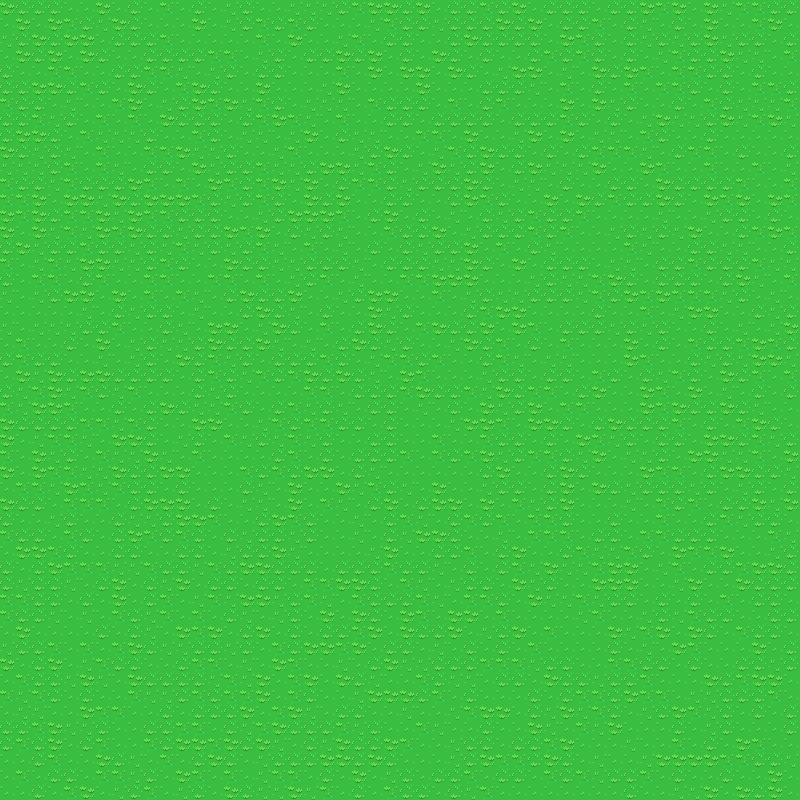

Below is a game level as drawn by its tile map, then a one-line description and the .tmx that defines it (tile-layer data replaced by summaries):
An orthogonal 50x50 tile map with 16x16 px tiles, 9 tile layers (Base, Cliff, Objects 1, Plants 1, ...).

<map version="1.0.0" orientation="orthogonal" renderorder="left-down" width="50" height="50" tilewidth="16" tileheight="16" nextobjectid="1">
 <tileset firstgid="1" source="../Tileset/Overworld.tsx" />
 <layer name="Base" width="50" height="50">
  <data>[2500 cells, 2500 non-empty, 7 distinct tile ids]</data>
 </layer>
 <layer name="Cliff" width="50" height="50">
  <data>[2500 cells, 0 non-empty, 0 distinct tile ids]</data>
 </layer>
 <layer name="Objects 1" width="50" height="50">
  <data>[2500 cells, 0 non-empty, 0 distinct tile ids]</data>
 </layer>
 <layer name="Plants 1" width="50" height="50">
  <data>[2500 cells, 0 non-empty, 0 distinct tile ids]</data>
 </layer>
 <layer name="Buildings 1" width="50" height="50">
  <data>[2500 cells, 0 non-empty, 0 distinct tile ids]</data>
 </layer>
 <layer name="Buildings 2" width="50" height="50">
  <data>[2500 cells, 0 non-empty, 0 distinct tile ids]</data>
 </layer>
 <layer name="Objects 2" width="50" height="50">
  <data>[2500 cells, 0 non-empty, 0 distinct tile ids]</data>
 </layer>
 <layer name="Plants 2" width="50" height="50">
  <data>[2500 cells, 0 non-empty, 0 distinct tile ids]</data>
 </layer>
 <layer name="Above Player" width="50" height="50">
  <data>[2500 cells, 0 non-empty, 0 distinct tile ids]</data>
 </layer>
</map>
